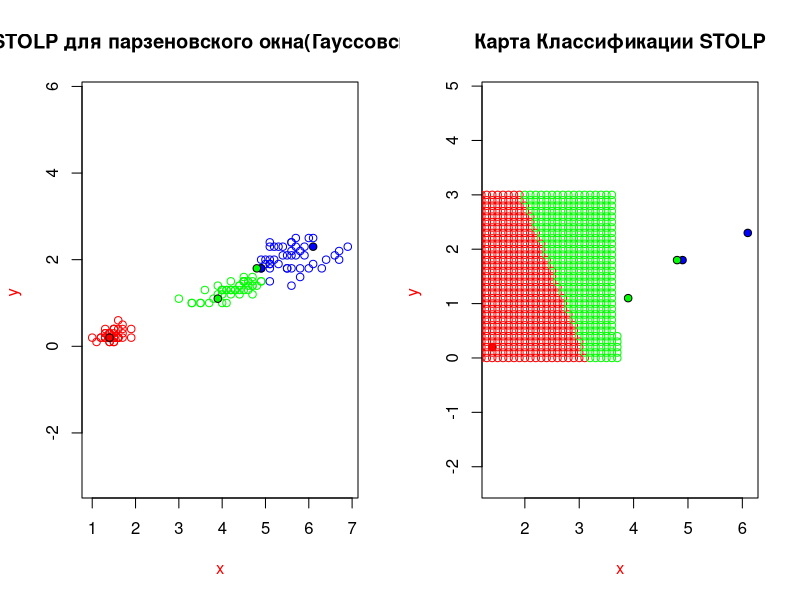

Recreate this plot in R. (Note: a time limit stopped this script after it produced the figure.)
euclideanDistance = function(u, v)
{
  return (sqrt(sum((u - v)^2)))
}
kernelG = function(r){
  return (((2*pi)^(-1/2)) * exp(-1/2*r^2))
}

Parzen = function(XL,y,h,ForMap)
{
  
  n = dim(XL)[1]
  weights = rep(0,3)
  names(weights) = c("setosa", "versicolor", "virginica")
  for(i in 1:n)
  {
    x=XL[i,1:2]
    class=XL[i,3]
    
    
    r = euclideanDistance(x,y)/h
    weights[class]=kernelG(r)+weights[class]
  }
  class = names(which.max(weights))

  if(max(weights)==0){
    if(ForMap==TRUE)
      return("silver") 
    else
      return(0)
  }
  else{
    if(ForMap==TRUE)
      return(class) 
    else
     return(max(weights))
    
  }
}


margin = function(points,classes,point,class){

  Myclass = points[which(classes==class), ]
  OtherClass = points[which(classes!=class), ]
  
  MyMargin = Parzen(Myclass,point[1:2],1,FALSE)
  OtherMargin = Parzen(OtherClass,point[1:2],1,FALSE)
  
  return(MyMargin-OtherMargin)
  
}




stolp = function(points, classes,errors) {
  

  
  
  n = length(classes)
  margins = rep(0, n)
  for (i in 1:n){
    margins[i] = margin(points, classes, points[i,], classes[i])
  }

  
  #plot(1:n, sort(margins), col="black", bg="blue",pch=20,
  #     main = "Отступы для Парзеновского окна(Гауссовского)",
  #     ylab = "Отступ ", xlab = "Данные", col.lab = "red")
  #lines(1:n, sort(margins), lwd = 2, col = "black")
  #lines(c(1, n), c(0, 0), col = "grey", lwd = 2)
  

  badpoints = which(margins < 0)
  print(length(badpoints))
  pointsWE=points[-badpoints,]
  classes = classes[-badpoints]
  n = n - length(badpoints)
  etalone = data.frame()
  
  for (class in unique(classes)) {
    print(class)
    ind = which(class == classes )
    margins = sapply(ind, function(i) margin(pointsWE, classes, pointsWE[i,], class))
    maxMarg = ind[which.max(margins)]
    etalone=rbind(etalone, pointsWE[maxMarg,])
    pointsWE=pointsWE[-maxMarg,]
    classes=classes[-maxMarg]
    n=n-1
  }
  names(etalone) = names(points)
  # print(etalone)
  # print(etaloneClasses)
  # print(pointsWE)
  # print(classes)
  while(n!=length(etalone)){
    count=0
    margins = c()
    index = c()
    for(i in 1:n)
    {
      m = margin(etalone, etalone[,3], pointsWE[i,], classes[i])
      if(m<=0){
        count=count+1;
        margins = c(margins, m)
        index = c(index,i)
      }
    }
    
   
    print(count)
    
    if( count < errors )
    {
      plot(pointsWE[,1:2],col = colors[classes], pch = 21, asp = 1,
           main = "STOLP для парзеновского окна(Гауссовского)", ylab = "y ", xlab = "x", col.lab = "red")
      points(etalone[,1:2], bg = colors[etalone[,3]], pch = 21)
      print(etalone)
      plot(etalone[,1:2],bg = colors[etalone[,3]], pch = 21, asp = 1,
           main = "Карта Классификации STOLP", ylab = "y ", xlab = "x", col.lab = "red")
      
        start <- Sys.time()
      
      for(i in seq(0, 7, 0.1)){
       for(j in seq(0,3,0.1)){
         z = c(i, j)
         class = Parzen(points,z,1,TRUE)
           points(z[1], z[2], pch = 1,col=colors[class])
        }
      }
      print(Sys.time() - start)
      #эталонное
      start <- Sys.time()
      
      for(i in seq(0, 7, 0.1)){
        for(j in seq(0,3,0.1)){
          z = c(i, j)
          class = Parzen(etalone,z,1,TRUE)
           points(z[1], z[2], pch = 1,col=colors[class])
        }
      }
      print(Sys.time() - start)
      points(pointsWE[,1:2],col = colors[classes], bg = colors[classes], pch = 21)
    
     break;
    }
    
   # plot(pointsWE[,1:2],col = colors[classes], pch = 21, asp = 1, main = "STOLP для парзеновского окна(Гауссовского)")
   # points(etalone[,1:2], bg = colors[etalone[,3]], pch = 21)
   # print(etalone)
    MinMarg = index[which.min(margins)]
    etalone = rbind(etalone, pointsWE[MinMarg,])
    pointsWE = pointsWE[-MinMarg,]
    classes = classes[-MinMarg]
    n = n - 1
    
  }
}





par(mfrow = c(1, 2))
colors = c("setosa" = "red", "versicolor" = "green", "virginica" = "blue","grey"="grey")
xl = iris[, 3:5] 
classes = iris[, 5]
stolp(xl,classes,3)
